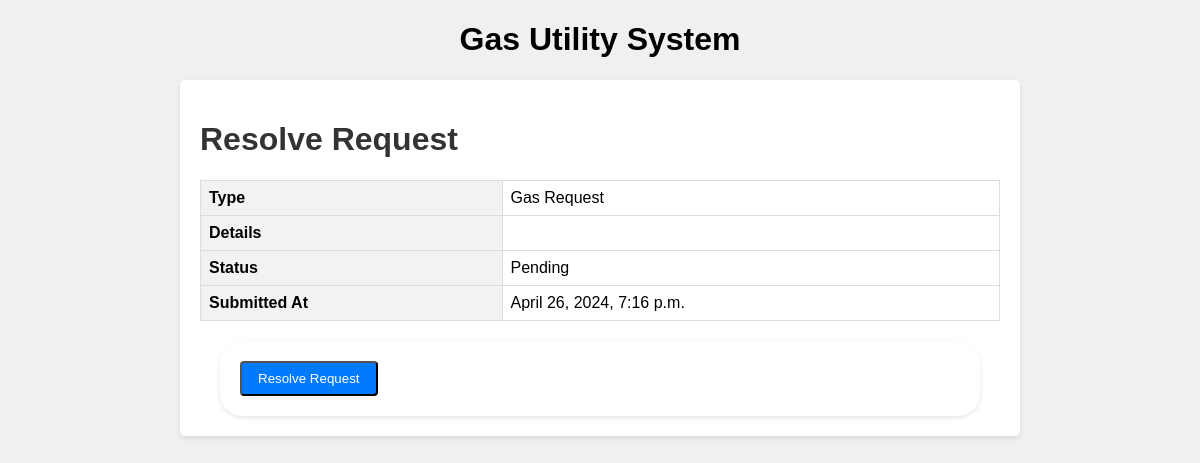
The app's page /resolve/21/ with its own data.
### gas_utility/models.py (models this page shows)
class ServiceRequest(models.Model):
    STATUS_CHOICES = (
        ('Pending', 'Pending'),
        ('In Progress', 'In Progress'),
        ('Completed', 'Completed'),
    )
    type = models.CharField(max_length=100)
    details = models.TextField()
    attachment = models.FileField(upload_to='attachments/')
    status = models.CharField(max_length=20, choices=STATUS_CHOICES, default='Pending')
    created_at = models.DateTimeField(auto_now_add=True)
    resolved_at = models.DateTimeField(null=True, blank=True)

### gas_utility/views.py (the view)
# urls.py: path('resolve/<int:request_id>/', views.resolve_request, name='resolve_request'),
def resolve_request(request, request_id):
    service_request = get_object_or_404(ServiceRequest, pk=request_id)
    if request.method == 'POST':
        service_request.status = 'Completed'
        service_request.resolved_at = timezone.now()
        service_request.save()
        return redirect('manage_requests')
    return render(request, 'resolve_request.html', {'service_request': service_request})

### gas_utility/templates/resolve_request.html (shortened to what this page needs)
{% load static %}
<!DOCTYPE html>
<html lang="en">
<head>
    <link rel="stylesheet" type="text/css" href="{% static 'styles.css' %}">
</head>
<body class="gib">
    <h1 class="vi" align="center">Gas Utility System</h1>
    <div class="container">
        <h1>Resolve Request</h1>
        <table class="request-details">
            <tr>
                <th>Type</th>
                <td>{{ service_request.type }}</td>
            </tr>
            <tr>
                <th>Details</th>
                <td>{{ service_request.details }}</td>
            </tr>
            <tr>
                <th>Status</th>
                <td>{{ service_request.status }}</td>
            </tr>
            <tr>
                <th>Submitted At</th>
                <td>{{ service_request.created_at }}</td>
            </tr>
        </table>
        <form method="post">
            <input type="submit" value="Resolve Request" class="button">
        </form>
    </div>
</body>
</html>

### gas_utility/static/styles.css (style rules this page uses)
.vi { color: black !important; }
h1.vi { color: black !important; }
body { font-family: Arial, sans-serif; background-color: #f0f0f0; }
h1 { color: #333; }
form { max-width: 720px; margin: 0 auto; padding: 20px; background-color: #fff; border-radius: 23px; box-shadow: 0 2px 5px rgba(0, 0, 0, 0.1); }
table { width: 100%; border-collapse: collapse; margin-bottom: 20px; }
th, td { border: 1px solid #ddd; padding: 8px; text-align: left; }
th { background-color: #f2f2f2; }
.container { max-width: 800px; margin: 0 auto; padding: 20px; background-color: #fff; border-radius: 5px; box-shadow: 0 2px 5px rgba(0, 0, 0, 0.1); }
.button { background-color: #007bff; color: #fff; padding: 8px 16px; text-decoration: none; border-radius: 4px; }
.request-details { width: 100%; border-collapse: collapse; margin-bottom: 20px; }
.request-details th, .request-details td { border: 1px solid #ddd; padding: 8px; text-align: left; }
.request-details th { background-color: #f2f2f2; }
.button { background-color: #007bff; color: #fff; padding: 8px 16px; text-decoration: none; border-radius: 4px; cursor: pointer; }

### records on screen
ServiceRequest: type "Gas Request", status "Pending", created_at "April 26, 2024, 7:16 p.m."
